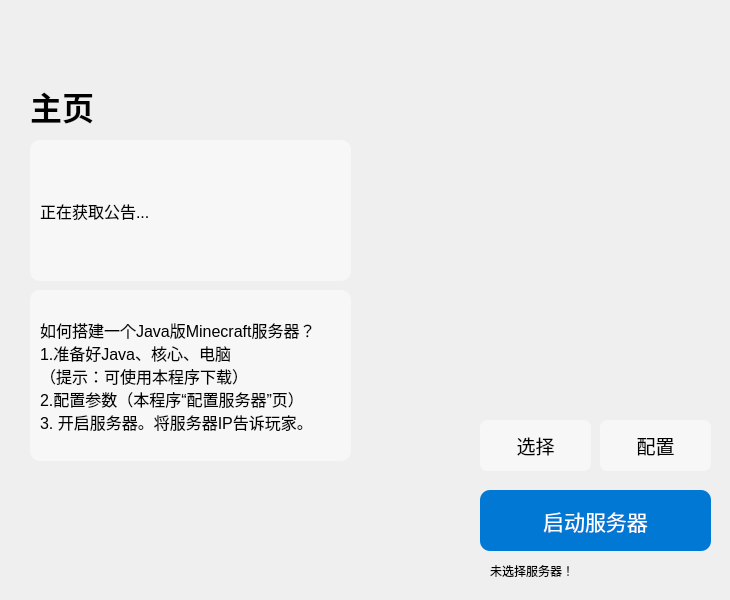
    <widget class="QWidget" name="HomePage">
     <widget class="QLabel" name="Home_Label">
      <property name="geometry">
       <rect>
        <x>30</x>
        <y>80</y>
        <width>71</width>
        <height>51</height>
       </rect>
      </property>
      <property name="font">
       <font>
        <family>Microsoft YaHei UI</family>
        <pointsize>24</pointsize>
        <weight>75</weight>
        <bold>true</bold>
       </font>
      </property>
      <property name="text">
       <string>主页</string>
      </property>
     </widget>
     <widget class="QWidget" name="Notice_Widget" native="true">
      <property name="geometry">
       <rect>
        <x>30</x>
        <y>140</y>
        <width>321</width>
        <height>141</height>
       </rect>
      </property>
      <property name="styleSheet">
       <string notr="true">QWidget
{
	background-color: rgb(247, 247, 247);
	border-radius: 10px
}</string>
      </property>
      <widget class="QLabel" name="Notice_Label">
       <property name="geometry">
        <rect>
         <x>10</x>
         <y>20</y>
         <width>281</width>
         <height>101</height>
        </rect>
       </property>
       <property name="font">
        <font>
         <family>Microsoft YaHei UI</family>
         <pointsize>12</pointsize>
        </font>
       </property>
       <property name="autoFillBackground">
        <bool>false</bool>
       </property>
       <property name="styleSheet">
        <string notr="true"/>
       </property>
       <property name="text">
        <string>正在获取公告...</string>
       </property>
      </widget>
     </widget>
     <widget class="QWidget" name="HomeTip1_Widget" native="true">
      <property name="geometry">
       <rect>
        <x>30</x>
        <y>290</y>
        <width>321</width>
        <height>171</height>
       </rect>
      </property>
      <property name="styleSheet">
       <string notr="true">QWidget
{
	background-color: rgb(247, 247, 247);
	border-radius: 10px
}</string>
      </property>
      <widget class="QLabel" name="HomeTip1_Label">
       <property name="geometry">
        <rect>
         <x>10</x>
         <y>20</y>
         <width>281</width>
         <height>131</height>
        </rect>
       </property>
       <property name="font">
        <font>
         <family>Microsoft YaHei UI</family>
         <pointsize>12</pointsize>
        </font>
       </property>
       <property name="autoFillBackground">
        <bool>false</bool>
       </property>
       <property name="styleSheet">
        <string notr="true"/>
       </property>
       <property name="text">
        <string>如何搭建一个Java版Minecraft服务器？
1.准备好Java、核心、电脑
（提示：可使用本程序下载）
2.配置参数（本程序“配置服务器”页）
3. 开启服务器。将服务器IP告诉玩家。</string>
       </property>
      </widget>
     </widget>
     <widget class="QWidget" name="HomePageButtons_Widget" native="true">
      <property name="geometry">
       <rect>
        <x>470</x>
        <y>410</y>
        <width>251</width>
        <height>181</height>
       </rect>
      </property>
      <widget class="QLabel" name="Selected_Server_Label">
       <property name="geometry">
        <rect>
         <x>20</x>
         <y>150</y>
         <width>221</width>
         <height>21</height>
        </rect>
       </property>
       <property name="font">
        <font>
         <family>Microsoft YaHei UI</family>
         <pointsize>9</pointsize>
        </font>
       </property>
       <property name="text">
        <string>未选择服务器！</string>
       </property>
      </widget>
      <widget class="QPushButton" name="Start_PushButton">
       <property name="geometry">
        <rect>
         <x>10</x>
         <y>80</y>
         <width>231</width>
         <height>61</height>
        </rect>
       </property>
       <property name="font">
        <font>
         <family>Microsoft YaHei UI</family>
         <pointsize>16</pointsize>
        </font>
       </property>
       <property name="cursor">
        <cursorShape>PointingHandCursor</cursorShape>
       </property>
       <property name="styleSheet">
        <string notr="true">QPushButton
{
	background-color: rgb(0, 120, 212);
	border-radius: 10px;
	color: rgb(255, 255, 255);
}
QPushButton:hover
{
    background-color: rgb(0, 110, 212);
	border-radius: 10px;
    color: rgb(255, 255, 255);
}
QPushButton:pressed
{
    background-color: rgb(0, 100, 212);
	border-radius: 10px;
    color: rgb(255, 255, 255);
}</string>
       </property>
       <property name="text">
        <string>启动服务器</string>
       </property>
       <property name="flat">
        <bool>false</bool>
       </property>
      </widget>
      <widget class="QPushButton" name="Config_PushButton">
       <property name="geometry">
        <rect>
         <x>130</x>
         <y>10</y>
         <width>111</width>
         <height>51</height>
        </rect>
       </property>
       <property name="font">
        <font>
         <family>Microsoft YaHei UI</family>
         <pointsize>14</pointsize>
        </font>
       </property>
       <property name="cursor">
        <cursorShape>PointingHandCursor</cursorShape>
       </property>
       <property name="styleSheet">
        <string notr="true">QPushButton
{
	background-color: rgb(247, 247, 247);
	border-radius: 7px;
}
QPushButton:hover
{
	background-color: rgb(230, 230, 230);
	border-radius: 7px;
}
QPushButton:pressed
{
	background-color: rgb(225, 225, 225);
	border-radius: 7px;
}</string>
       </property>
       <property name="text">
        <string>配置</string>
       </property>
      </widget>
      <widget class="QPushButton" name="Choose_Server_PushButton">
       <property name="geometry">
        <rect>
         <x>10</x>
         <y>10</y>
         <width>111</width>
         <height>51</height>
        </rect>
       </property>
       <property name="font">
        <font>
         <family>Microsoft YaHei UI</family>
         <pointsize>14</pointsize>
        </font>
       </property>
       <property name="cursor">
        <cursorShape>PointingHandCursor</cursorShape>
       </property>
       <property name="styleSheet">
        <string notr="true">QPushButton
{
	background-color: rgb(247, 247, 247);
	border-radius: 7px;
}
QPushButton:hover
{
	background-color: rgb(230, 230, 230);
	border-radius: 7px;
}
QPushButton:pressed
{
	background-color: rgb(225, 225, 225);
	border-radius: 7px;
}</string>
       </property>
       <property name="text">
        <string>选择</string>
       </property>
      </widget>
     </widget>
    </widget>
